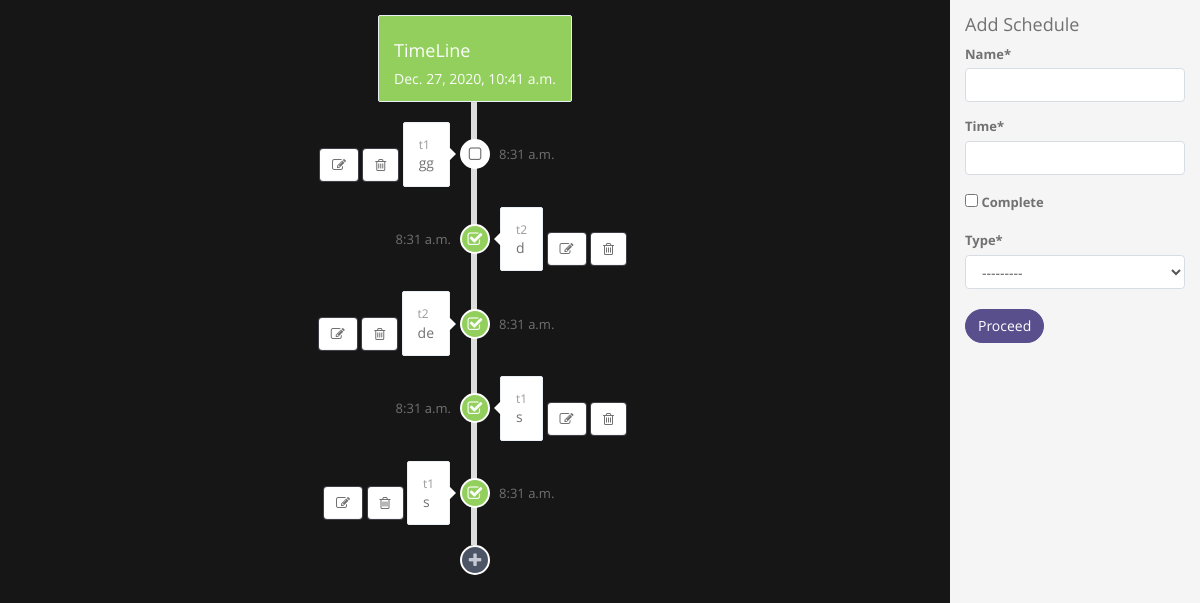
The page / on the database its author committed.
### todo/models.py (models this page shows, shortened)
class Schedule(models.Model):
    name = models.CharField(max_length=40)
    time = models.TimeField()
    complete = models.BooleanField(default=False)
    type = models.ForeignKey(Type, on_delete=models.CASCADE)
    class Meta:
        verbose_name_plural = 'Schedule'

class Type(models.Model):
    name = models.CharField(primary_key=True, max_length=20)
    def __str__(self):
        return f'{self.name}'

### todo/views.py (the view, shortened to what this page needs)
# urls.py: path('', views.index, name='Home'),
def index(request):
    context = {
        'schedules': Schedule.objects.all(),  # list of objects ... [obj1, obj2]
        'form': ScheduleForm(),#aiii khana form ta store kora cha
        'date': datetime.today()
    }
    return render(request, 'index.html', context)

### todo/forms.py
class ScheduleForm(forms.ModelForm):  # Model(input) => Form(output)
    class Meta:
        model = Schedule
        fields = '__all__'

### todo/templates/index.html (shortened to what this page needs)
{% load static %}
<!DOCTYPE html>
<html lang="en">
	<head>
		<link rel="stylesheet" href="{% static 'css/bootstrap.css' %}"  type="text/css" />
		<link rel="stylesheet" href="{% static 'css/animate.css' %}"  type="text/css" />
		<link rel="stylesheet" href="{% static 'css/font-awesome.min.css' %}"  type="text/css" />
		<link rel="stylesheet" href="{% static 'css/font.css' %}" type="text/css" cache="false" />
		<link rel="stylesheet" href="{% static 'css/app.css' %}"  type="text/css" />
	</head>
	<body>
		<section class="hbox stretch">
			<section id="content">
				<section class="vbox">
					<section class="" style="background: #171616;">
						<section class="hbox stretch">
							<aside>
								<section class="vbox">
                                 {% if schedules %}
									<section class="scrollable wrapper">
										<div class="timeline">
											<article class="timeline-item active">
												<div class="timeline-caption">
													<div class="panel bg-success">
														<div class="panel-body">
															<h4>TimeLine</h4>
															<h5>
															{{ date }}
															</h5>
														</div>
													</div>
												</div>
											</article>
                                            {% for schedule in schedules %}
                                                  {% if forloop.counter|divisibleby:"2" %}
											<article class="timeline-item">
												<div class="timeline-caption">
													<div class="panel">
														<div class="panel-body">
															<span class="arrow left"></span>
															<span class="timeline-icon">
                                                                {% if schedule.complete %}
                                                                    <i class="fa fa-check-square-o time-icon bg-success"> </i>
                                                                 {% else %}
																    <i class="fa fa-square-o time-icon bg-white"> </i>
                                                                {% endif %}
															</span>
															<span class="timeline-date">{{ schedule.time }}</span>
															<h5>
															<span>{{ schedule.type }}</span>
															{{ schedule.name }}
															</h5>
														</div>
													</div>
													  <a href="{% url 'Update' schedule.id %}" class="btn btn-info btn-white">
                                						<i class="fa fa-edit"></i>
                            						  </a>
								                     <a href="{% url 'Delete' schedule.id %}" class="btn btn-danger btn-white">
								                        <i class="fa fa-trash-o"></i>
								                     </a>
													</div>
											</article>
                                                {% else %}
											<article class="timeline-item alt">
												<div class="timeline-caption">
												 <a href="{% url 'Update' schedule.id %}" class="btn btn-info btn-white">
                                					<i class="fa fa-edit"></i>
                            					 </a>
					                             <a href="{% url 'Delete' schedule.id %}" class="btn btn-danger btn-white">
					                                <i class="fa fa-trash-o"></i>
					                             </a>
													<div class="panel">
														<div class="panel-body">
															<span class="arrow right"></span>
															<span class="timeline-icon">
																   {% if schedule.complete %}
                                                                    <i class="fa fa-check-square-o time-icon bg-success"> </i>
                                                                   {% else %}
																    <i class="fa fa-square-o time-icon bg-white"> </i>
                                                                   {% endif %}
															</span>
															<span class="timeline-date">{{ schedule.time }}</span>
															<h5>
															<span>{{ schedule.type }}</span>
															{{ schedule.name }}
															</h5>
														</div>
													</div>
												</div>
											</article>
                                                {% endif %}
                                            {% endfor %}
											<div class="timeline-footer">
												<a href="#id_name"
													><i
													class="fa fa-plus time-icon inline-block bg-dark"
													></i
												></a>
											</div>
										</div>
									</section>
                                {% else %}
                                <h2 align="center">
                                    <strong> Add Schedule to get started </strong>
                                </h2>
                                {% endif %}
								</section>
							</aside>
							<aside class="aside-lg" style="background: #f5f5f5;">
								<div class="wrapper">
									<h4 class="m-t-none">Add Schedule</h4>
									<form method="post" action="">
                                        {% load crispy_forms_tags %}
                                        {{ form|crispy }}
													<div class="m-t-lg">
														<button class="btn btn-primary btn-rounded">
														Proceed
														</button>
													</div>
                                    </form>
											</div>
										</aside>
									</section>
								</section>
							</section>
						</section>
					</section>
				</body>
			</html>

### rows shown on the page
Schedule: complete False (drawn), time "8:31 a.m.", type "t1", name "gg"
Schedule: complete True (drawn), time "8:31 a.m.", type "t2", name "d"
Schedule: complete True (drawn), time "8:31 a.m.", type "t2", name "de"
Schedule: complete True (drawn), time "8:31 a.m.", type "t1", name "s"
Schedule: complete True (drawn), time "8:31 a.m.", type "t1", name "s"
